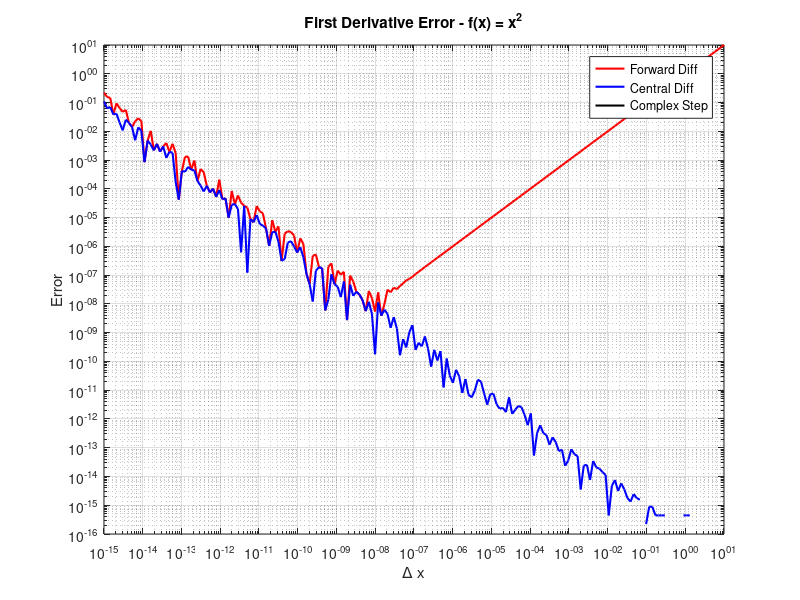
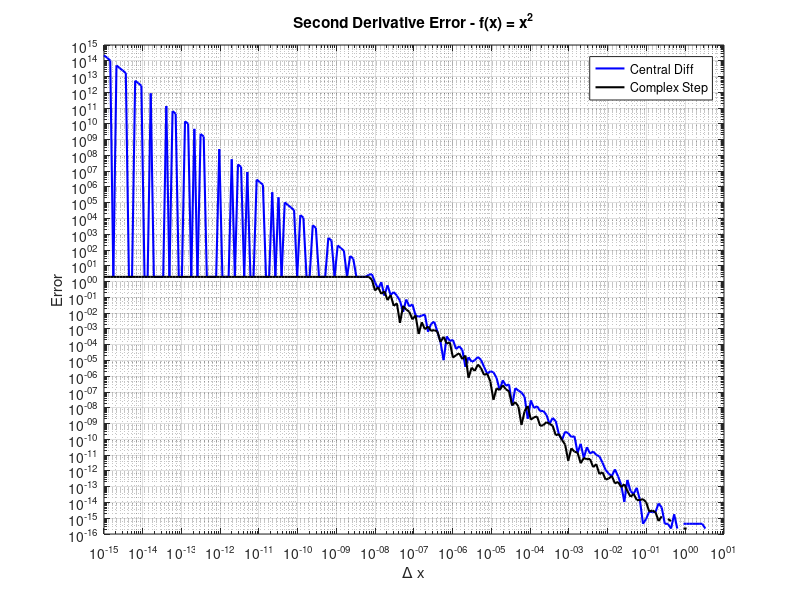
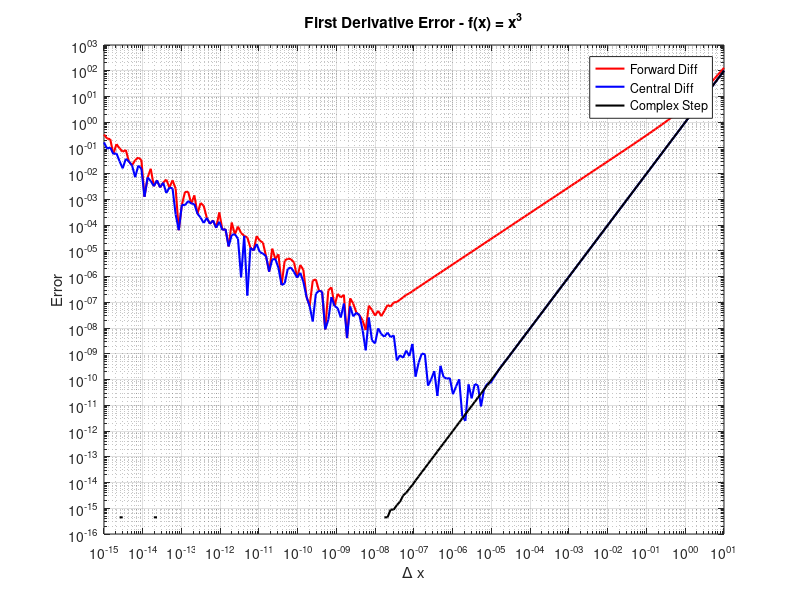
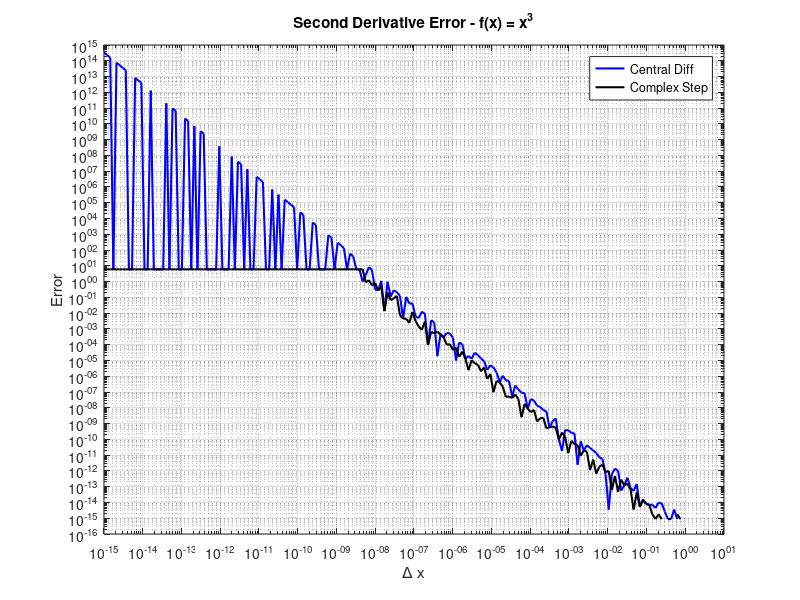

These charts were generated, in order, by the following MATLAB code:
clear; clc; close all;

% Step sizes (log spaced)
dx = logspace(-15,1,200);

x = 1;

% ==============================
% FUNCTIONS
% ==============================
funcs = {@(x) x.^2, @(x) x.^3, @(x) exp(x)};
names = {'x^2','x^3','exp(x)'};

% Exact derivatives at x=1
df_exact = [2, 3, exp(1)];
d2f_exact = [2, 6, exp(1)];

for k = 1:3
    
    f = funcs{k};
    
    err_fd  = zeros(size(dx));
    err_cd  = zeros(size(dx));
    err_cs  = zeros(size(dx));
    
    err_cd2 = zeros(size(dx));
    err_cs2 = zeros(size(dx));
    
    for i = 1:length(dx)
        h = dx(i);
        
        % ==========================
        % First Derivative
        % ==========================
        
        % Forward Difference
        fd = (f(x+h) - f(x)) / h;
        
        % Central Difference
        cd = (f(x+h) - f(x-h)) / (2*h);
        
        % Complex Step
        cs = imag(f(x + 1i*h)) / h;
        
        % Errors
        err_fd(i) = abs(fd - df_exact(k));
        err_cd(i) = abs(cd - df_exact(k));
        err_cs(i) = abs(cs - df_exact(k));
        
        % ==========================
        % Second Derivative
        % ==========================
        
        % Central Difference
        cd2 = (f(x+h) - 2*f(x) + f(x-h)) / h^2;
        
        % Complex Step (given formula)
        cs2 = (2/h^2) * (f(x) - real(f(x + 1i*h)));
        
        % Errors
        err_cd2(i) = abs(cd2 - d2f_exact(k));
        err_cs2(i) = abs(cs2 - d2f_exact(k));
    end
    
    % ==============================
    % PLOTS
    % ==============================
    
    figure;
    loglog(dx, err_fd, 'r', 'LineWidth', 1.5); hold on;
    loglog(dx, err_cd, 'b', 'LineWidth', 1.5);
    loglog(dx, err_cs, 'k', 'LineWidth', 1.5);
    
    grid on;
    xlabel('\Delta x');
    ylabel('Error');
    title(['First Derivative Error - f(x) = ', names{k}]);
    legend('Forward Diff','Central Diff','Complex Step','Location','best');
    
    
    figure;
    loglog(dx, err_cd2, 'b', 'LineWidth', 1.5); hold on;
    loglog(dx, err_cs2, 'k', 'LineWidth', 1.5);
    
    grid on;
    xlabel('\Delta x');
    ylabel('Error');
    title(['Second Derivative Error - f(x) = ', names{k}]);
    legend('Central Diff','Complex Step','Location','best');
    
end
